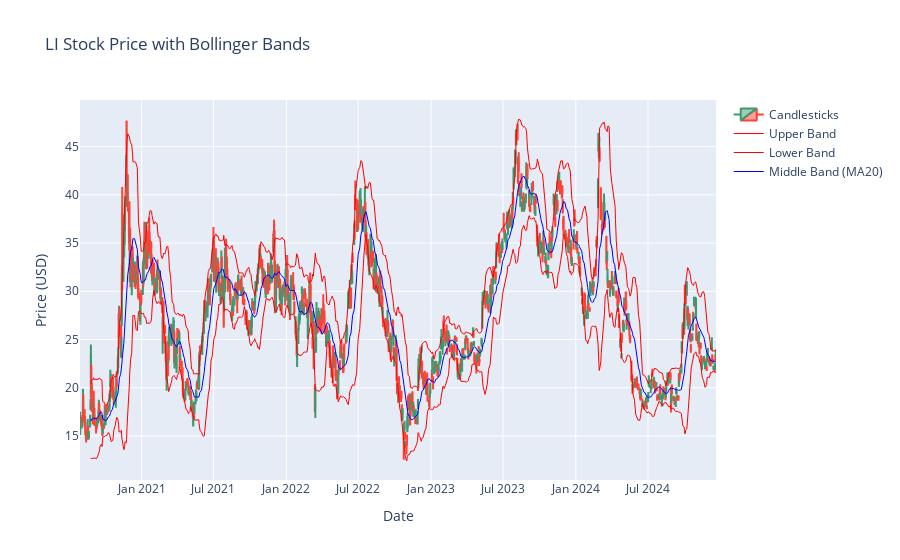

Notebook code for this chart:
### Code cell
# Calculate the Bollinger Bands
window = 20  # window size for the moving average
std_dev = 2  # number of standard deviations for the bands

# Calculate the moving average (middle band)
ydata['MA20'] = ydata['Close'].rolling(window=window).mean()

# Calculate the standard deviation
ydata['std'] = ydata['Close'].rolling(window=window).std()

# Calculate the upper and lower Bollinger Bands
ydata['Upper Band'] = ydata['MA20'] + (ydata['std'] * std_dev)
ydata['Lower Band'] = ydata['MA20'] - (ydata['std'] * std_dev)

# Create a candlestick chart with Bollinger Bands using plotly
fig = go.Figure()

# Candlestick trace
fig.add_trace(go.Candlestick(x=ydata.index,
                             open=ydata['Open'],
                             high=ydata['High'],
                             low=ydata['Low'],
                             close=ydata['Close'],
                             name='Candlesticks'))

# Upper Bollinger Band
fig.add_trace(go.Scatter(x=ydata.index, y=ydata['Upper Band'],
                         mode='lines', name='Upper Band',
                         line=dict(color='red', width=1)))

# Lower Bollinger Band
fig.add_trace(go.Scatter(x=ydata.index, y=ydata['Lower Band'],
                         mode='lines', name='Lower Band',
                         line=dict(color='red', width=1)))

# Middle Bollinger Band (moving average)
fig.add_trace(go.Scatter(x=ydata.index, y=ydata['MA20'],
                         mode='lines', name='Middle Band (MA20)',
                         line=dict(color='blue', width=1)))

# Update the layout for better presentation
fig.update_layout(title=f'{ticker} Stock Price with Bollinger Bands',
                  xaxis_title='Date',
                  yaxis_title='Price (USD)',
                  xaxis_rangeslider_visible=False)

# Show the plot
fig.show()

### Figure 1 — Plotly figure (JSON) as saved in the notebook; plotly's stock layout.template omitted (floating-point values rounded to 4 significant figures; data arrays with more than 128 entries replaced by an {"elided": "..."} marker saying what was removed)
{"data": [{"close": {"elided": "1106 float values"}, "high": {"elided": "1106 float values"}, "low": {"elided": "1106 float values"}, "name": "Candlesticks", "open": {"elided": "1106 float values"}, "type": "candlestick", "x": {"elided": "1106 str values"}}, {"line": {"color": "red", "width": 1}, "mode": "lines", "name": "Upper Band", "type": "scatter", "x": {"elided": "1106 str values"}, "y": {"elided": "1106 float values"}}, {"line": {"color": "red", "width": 1}, "mode": "lines", "name": "Lower Band", "type": "scatter", "x": {"elided": "1106 str values"}, "y": {"elided": "1106 float values"}}, {"line": {"color": "blue", "width": 1}, "mode": "lines", "name": "Middle Band (MA20)", "type": "scatter", "x": {"elided": "1106 str values"}, "y": {"elided": "1106 float values"}}], "layout": {"title": {"text": "LI Stock Price with Bollinger Bands"}, "xaxis": {"rangeslider": {"visible": false}, "title": {"text": "Date"}}, "yaxis": {"title": {"text": "Price (USD)"}}}}
